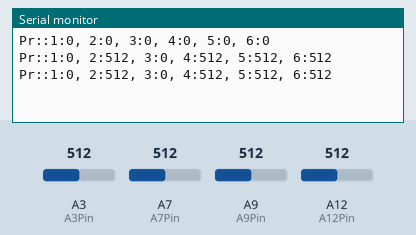
The sketch below on a simulated Arduino Mega 2560, built with avr-gcc and run on an emulated ATmega2560. Parts: the last lines printed to the serial monitor. Inputs (shaded band) come from the test bench; at power-on: A3 (A3Pin) = 512, A7 (A7Pin) = 512, A9 (A9Pin) = 512, A12 (A12Pin) = 512.

Above: at 1.3 s.
1.4 s: A3 (A3Pin) set to 716
At 1.9 s:
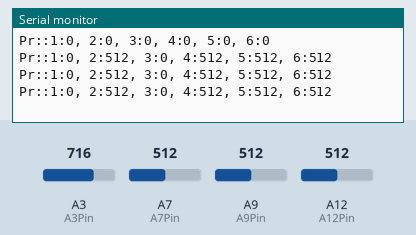
2.9 s: A7 (A7Pin) set to 716
At 3.4 s:
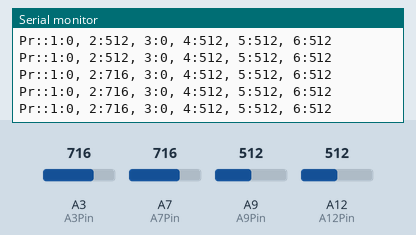
4.4 s: A9 (A9Pin) set to 716
At 4.9 s:
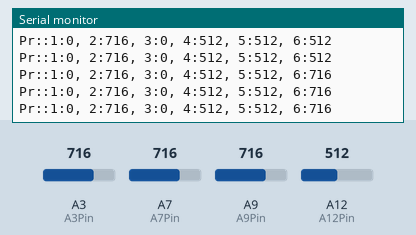
5.9 s: A12 (A12Pin) set to 716
At 6.4 s:
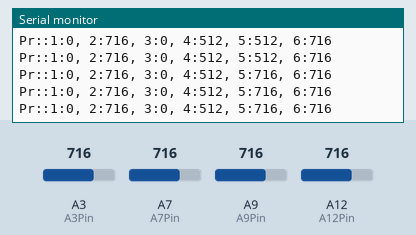
7.4 s: A3 (A3Pin) set to 992
At 7.9 s:
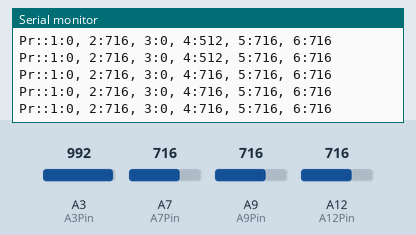
8.9 s: A7 (A7Pin) set to 992
At 9.4 s:
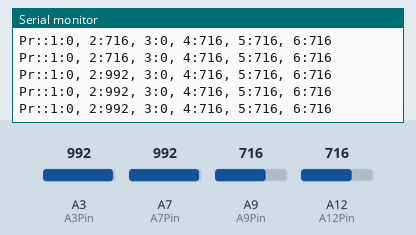
Timing chart, 0 to 11.4 s (numbered marks = the images above; inputs shaded):
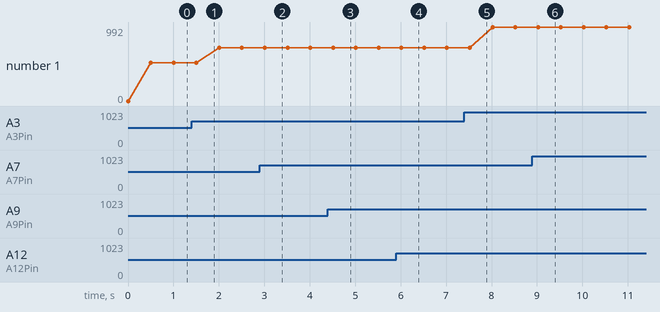

Measured:
- plotted number 1: 512 → 716 after the input at 1.4 s, 716 → 992 after the input at 7.4 s

The sketch:

beats_test.ino
```cpp
#include <FastLED.h>
//int A2Pin = A2; // Sensor connected to analog pin 0
int A3Pin = A3;
//int A4Pin = A4;
int A12Pin = A12; //13
int A9Pin = A9; //33
int A7Pin = A7; //32

int val = 0; // variable to store the read value

int val1 = 0;
int val2 = 0;
int val3 = 0;
int val4 = 0;
int val5 = 0;
int val6 = 0;


int inputSensor = A3; // will be used for analog 0.
int startupValue; // start Value
int sensorValue = 0; // value of output
int PrInputA = 0; // value of when light is on
int PrInputB = 0; // when light is Red

#define NUM_LEDS 60
#define DATA_PIN 13
#define CLOCK_PIN 36

int sampleRate = 2000;// how much time has passed for green
int sampleRateB = 3500; // how much time since Orange
long lastReading; // used for timer

// Define the array of leds
CRGB leds[NUM_LEDS];

void setup() {

Serial.begin(9600);
//pinMode(A2Pin, INPUT);
pinMode(A3Pin, INPUT);
//pinMode(A4Pin, INPUT);
pinMode(A12Pin, INPUT);
pinMode(A9Pin, INPUT);
pinMode(A7Pin, INPUT);
//pinMode(Pin2, INPUT);
//pinMode(LED1Pin, OUTPUT);
//pinMode(LED2Pin, OUTPUT);
//pinMode(LED3Pin, OUTPUT);

//ledInit();
FastLED.addLeds<NEOPIXEL, DATA_PIN>(leds, NUM_LEDS);
}

void loop() {
//
printData();
//ledLoop();


//val1 = analogRead(A2Pin); // read the input pin (odd behaviour)
val2 = analogRead(A3Pin); // read the input pin
//val3 = analogRead(A4Pin); // read the input pin
val4 = analogRead(A12Pin); // read the input pin
val5 = analogRead(A9Pin); // read the input pin
val6 = analogRead(A7Pin); // read the input pin

//LED1 = analogRead(LED1Pin); // read the input pin
//LED2 = analogRead(LED2Pin); // read the input pin
//LED3 = analogRead(LED3Pin); // read the input pin

delay(500); // 30 frames per second


}


void printData() {
Serial.print("Pr::");
Serial.print("1:");
Serial.print(val1);
Serial.print(", ");
Serial.print("2:");
Serial.print(val2);
Serial.print(", ");
Serial.print("3:");
Serial.print(val3);
Serial.print(", ");
Serial.print("4:");
Serial.print(val4);
Serial.print(", ");
Serial.print("5:");
Serial.print(val5);
Serial.print(", ");
Serial.print("6:");
Serial.print(val6);
Serial.print("\n");

//Serial.print("LED Output::");
//Serial.print("1:");
//Serial.print(LED1);
//Serial.print(", ");
//Serial.print("2:");
//Serial.print(LED2);
//Serial.print(", ");
//Serial.print("3:");
//Serial.print(LED3);
//Serial.print("\n");
}
```
